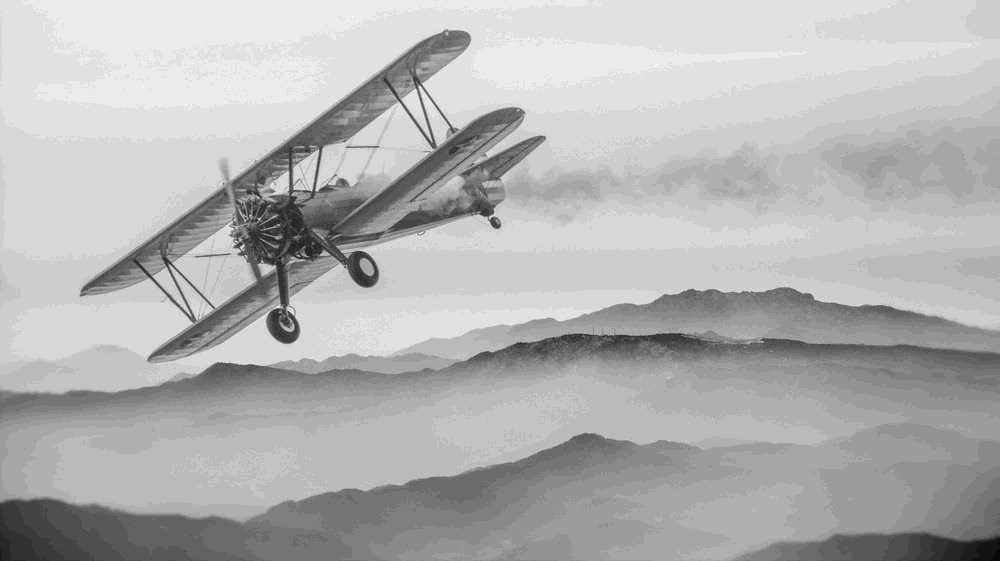
#> input picture img2_bajo_contraste.jpg, 1000 x 561 px, shrunk from 1920 x 1078 before the run
$ python contrast_stretching_and_histogram.py
#> lines starting #> are read from the running program, lines starting #| are printed output that depends on the picture
# -*- coding: utf-8 -*-
"""
Created on Fri Jan 12 13:04:34 2024

@author: jose ochoa
"""

import cv2
import numpy as np
import matplotlib.pyplot as plt
import seaborn as sns

sns.set_theme()

# Cargar imagen en escala de grises
img = cv2.imread("img2_bajo_contraste.jpg", 0)
#> img is the input picture: shape (561, 1000); min 9, max 35, mean 27.3

# Obtener valores mínimo y máximo de intensidad
i_min = np.min(img)
#> i_min = 9
i_max = np.max(img)
#> i_max = 35

# Normalizar intensidad al rango [0, 1]
img = (img - i_min) / (i_max - i_min)

# Reescalar a 8 bits (0-255) y convertir a entero
img = (img * 255).astype(int)
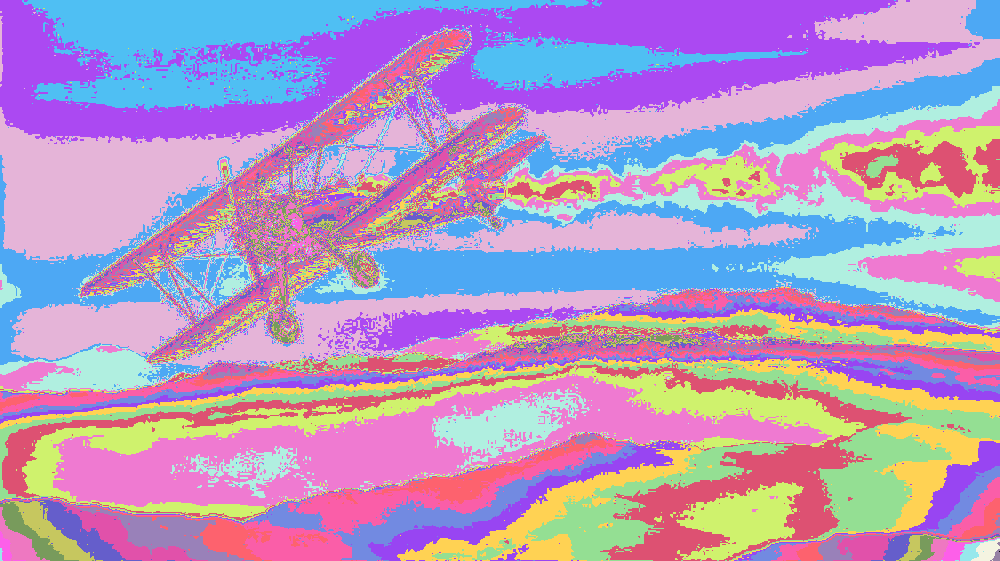
#> img: shape (561, 1000) int64; 27 distinct labels, from 0 to 255; one colour per label, 0 black

# Calcular frecuencias por nivel de gris
frecuencias = np.zeros(256, dtype=int)
unique, counts = np.unique(img, return_counts=True)
#> unique = 27 values from 0 to 255; counts = 27 values, max 76132 at index 22, min 1 at index 0, mean 20777.8
frecuencias[unique] = counts
x = np.arange(256)

# Guardar la imagen procesada
cv2.imwrite("img2_E12.jpg", img)

# Graficar y guardar el histograma
plt.figure(figsize=(16, 9))
plt.stem(x, frecuencias)
plt.tight_layout()
plt.savefig("img2_histograma_E12.jpg")
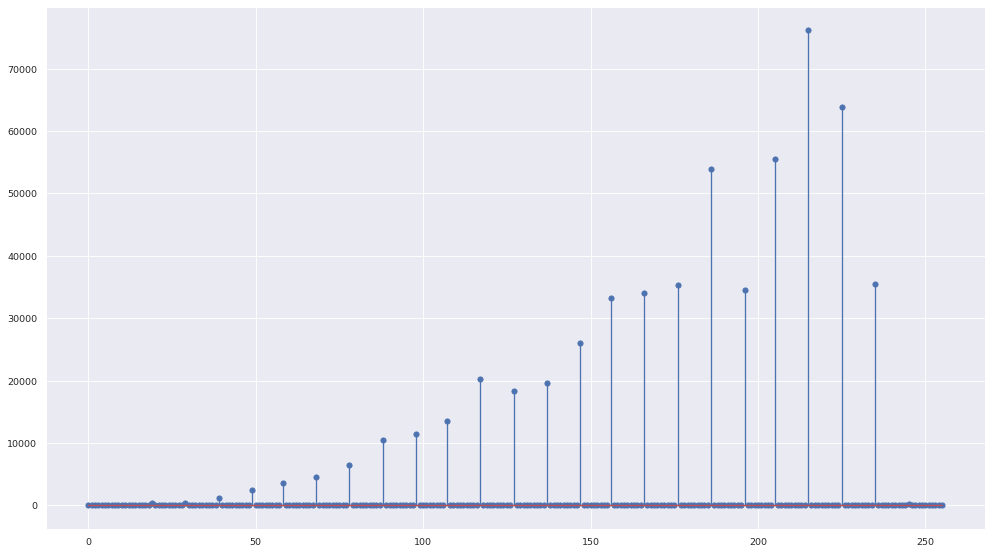
#> figure drawn by matplotlib, 1 panel; curve peaks at x = 215, y = 76132
plt.show()

#Ejercicio 12
